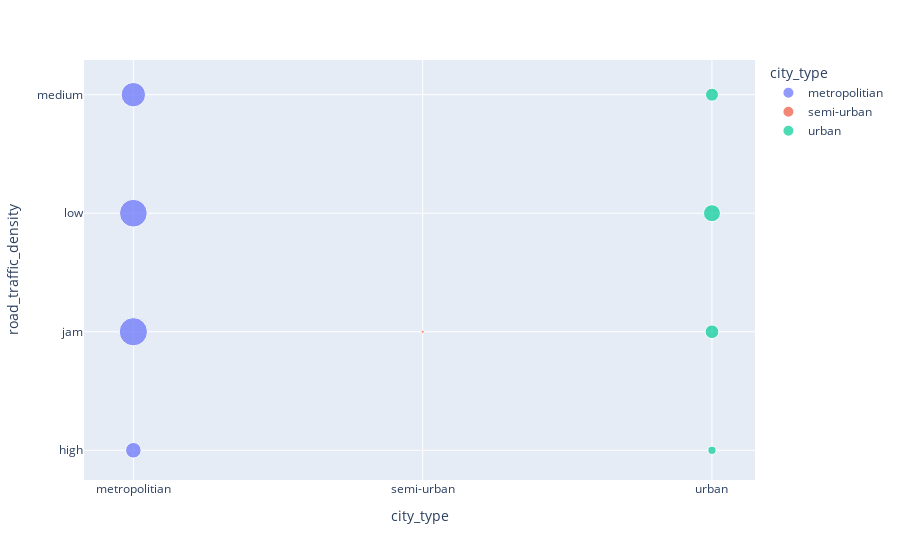

Notebook cell for this chart:
### Code cell
columns = ['delivery_id', 'city_region', 'road_traffic_density']
df_aux = df.loc[:, columns].groupby(['city_region', 'road_traffic_density']).count().reset_index()
df_aux['perc_delivery_id'] = 100 * (df_aux['delivery_id'] / df_aux['delivery_id'].sum())

px.scatter(df_aux,x='city_region',y='road_traffic_density',size='delivery_id',color='city_region')

### Figure 1 — Plotly figure (JSON) as saved in the notebook; plotly's stock layout.template omitted (floating-point values rounded to 4 significant figures)
{"data": [{"hovertemplate": "city_type=%{x}<br>road_traffic_density=%{y}<br>delivery_id=%{marker.size}<extra></extra>", "legendgroup": "metropolitian", "marker": {"color": "#636efa", "size": [3206, 10547, 10178, 7891], "sizemode": "area", "sizeref": 26.37, "symbol": "circle"}, "mode": "markers", "name": "metropolitian", "orientation": "v", "showlegend": true, "type": "scatter", "x": ["metropolitian", "metropolitian", "metropolitian", "metropolitian"], "xaxis": "x", "y": ["high", "jam", "low", "medium"], "yaxis": "y"}, {"hovertemplate": "city_type=%{x}<br>road_traffic_density=%{y}<br>delivery_id=%{marker.size}<extra></extra>", "legendgroup": "semi-urban", "marker": {"color": "#EF553B", "size": [16, 126, 10], "sizemode": "area", "sizeref": 26.37, "symbol": "circle"}, "mode": "markers", "name": "semi-urban", "orientation": "v", "showlegend": true, "type": "scatter", "x": ["semi-urban", "semi-urban", "semi-urban"], "xaxis": "x", "y": ["high", "jam", "medium"], "yaxis": "y"}, {"hovertemplate": "city_type=%{x}<br>road_traffic_density=%{y}<br>delivery_id=%{marker.size}<extra></extra>", "legendgroup": "urban", "marker": {"color": "#00cc96", "size": [881, 2486, 3803, 2224], "sizemode": "area", "sizeref": 26.37, "symbol": "circle"}, "mode": "markers", "name": "urban", "orientation": "v", "showlegend": true, "type": "scatter", "x": ["urban", "urban", "urban", "urban"], "xaxis": "x", "y": ["high", "jam", "low", "medium"], "yaxis": "y"}], "layout": {"autosize": true, "legend": {"itemsizing": "constant", "title": {"text": "city_type"}, "tracegroupgap": 0}, "margin": {"t": 60}, "xaxis": {"anchor": "y", "autorange": true, "categoryarray": ["metropolitian", "semi-urban", "urban"], "categoryorder": "array", "domain": [0, 1], "range": [-0.1514, 2.137], "title": {"text": "city_type"}, "type": "category"}, "yaxis": {"anchor": "x", "autorange": true, "domain": [0, 1], "range": [-0.3368, 3.422], "title": {"text": "road_traffic_density"}, "type": "category"}}}
